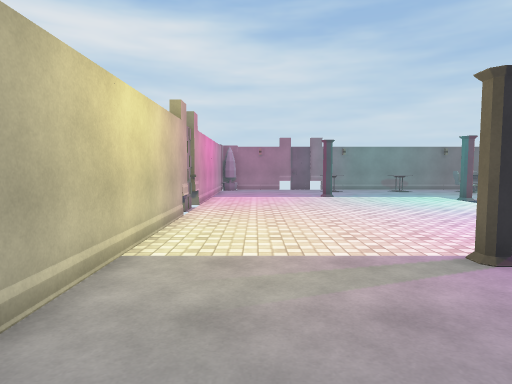
view 1 (above)

24 first-person views from a walk through a scene from a Unity 3-D project. The camera is 1.5 m above the floor, tilts 4° down and sees 75° across. The floor is counted in squares, 1 m on a side. Each view is taken from the middle of a square. On the plan, view 1 faces up. The plan holds only what a view shows up to about 15 squares ahead; the rest is blank. The place goes on beyond the plan. Some animated figures are left out. Some surface patterns are stand-ins.

view 2
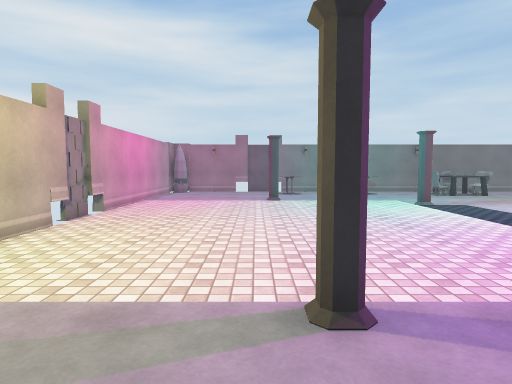

view 3
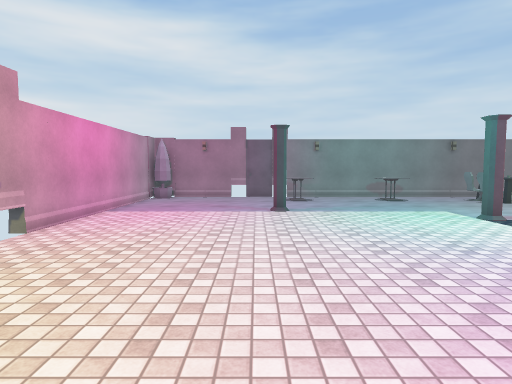

view 4
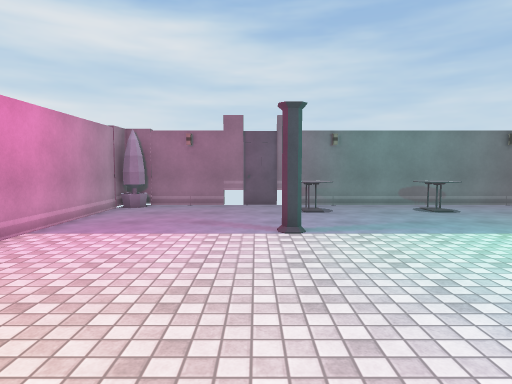

view 5
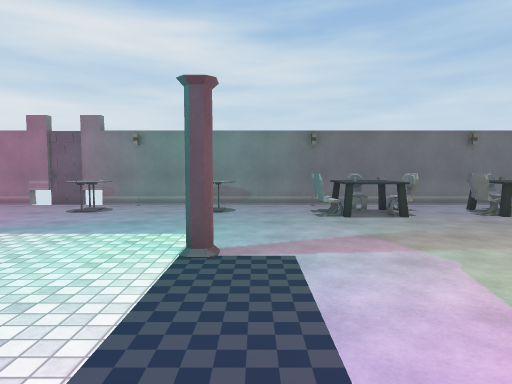

view 6
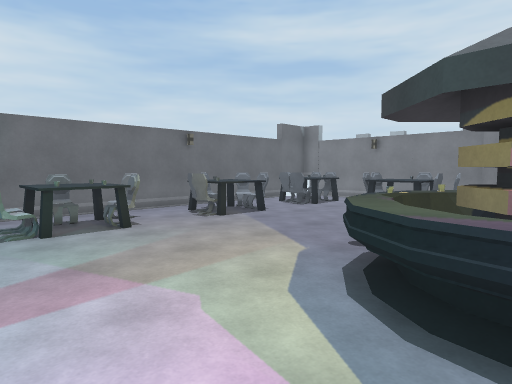

view 7
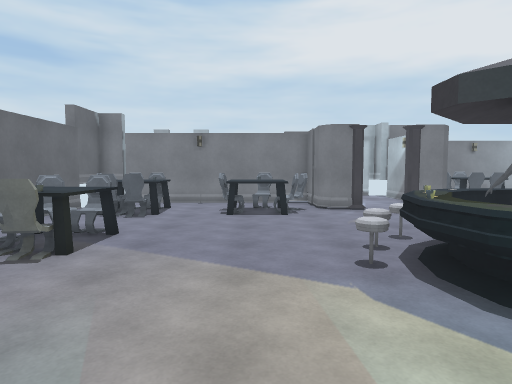

view 8
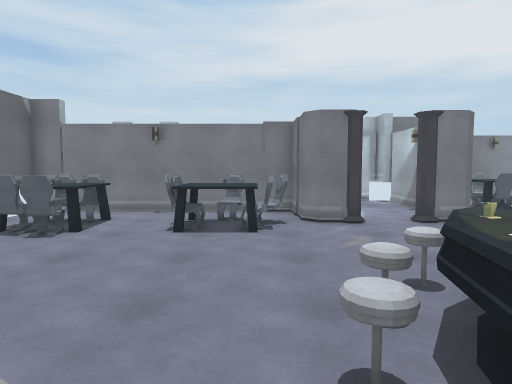

view 9
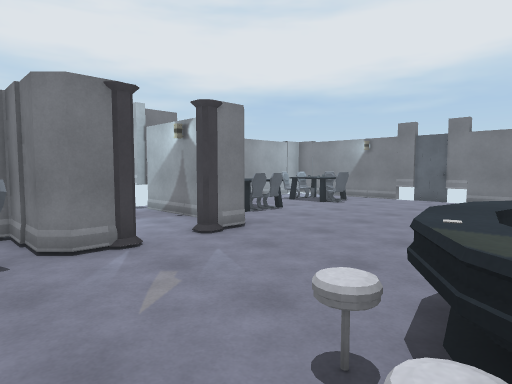

view 10
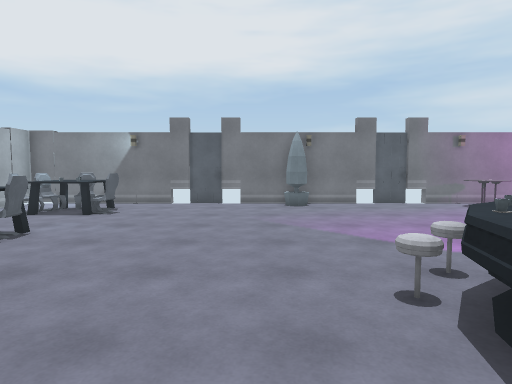

view 11
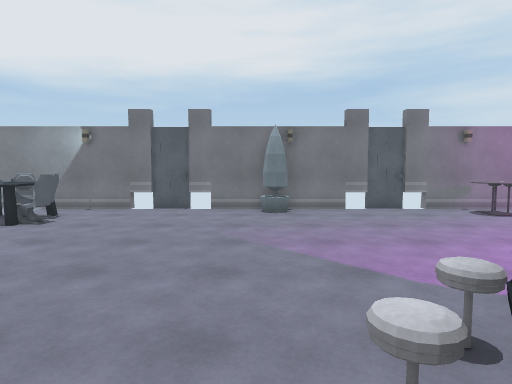

view 12
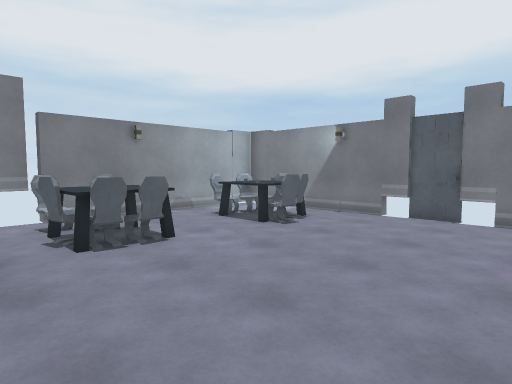

view 13
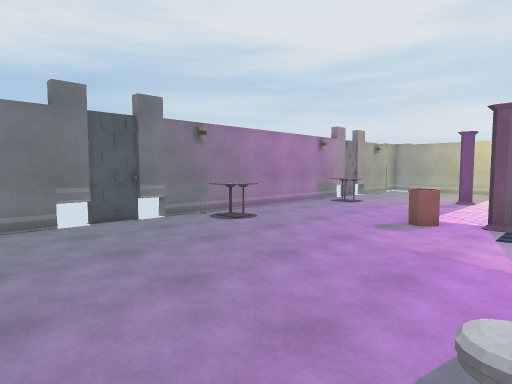

view 14
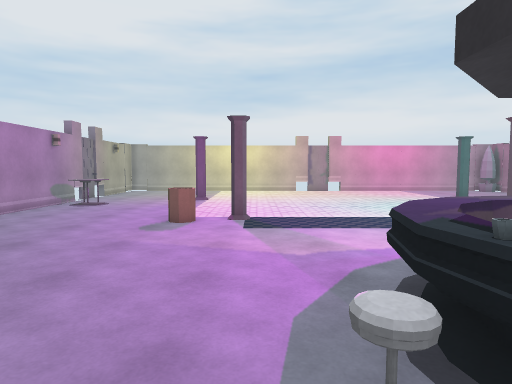

view 15
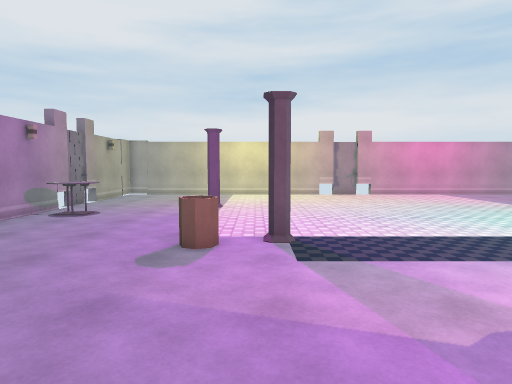

view 16
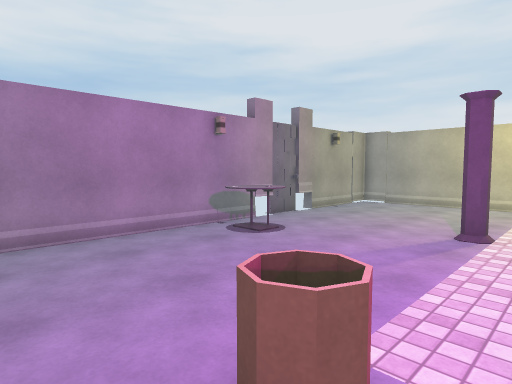

view 17
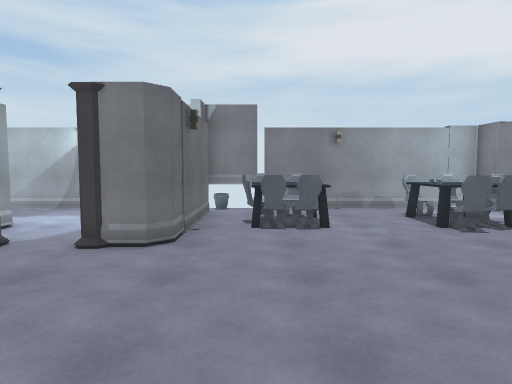

view 18
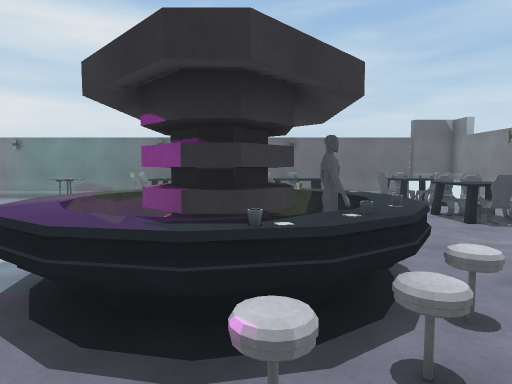

view 19
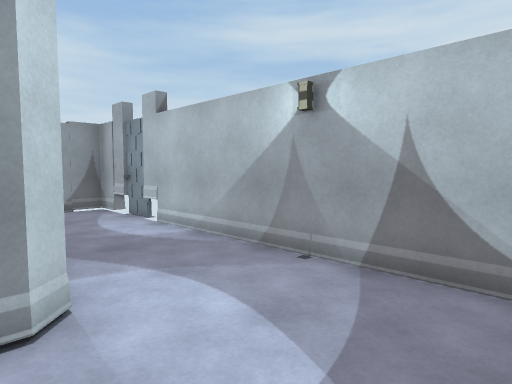

view 20
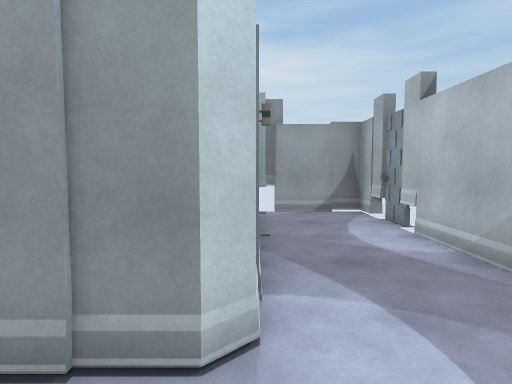

view 21
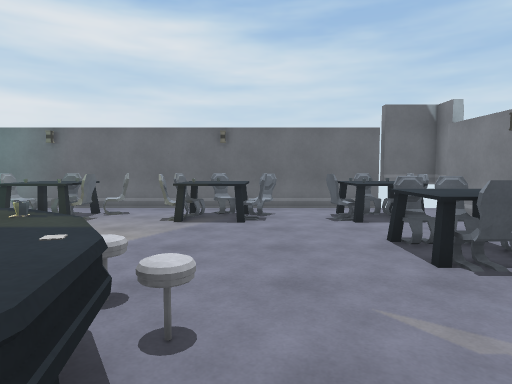

view 22
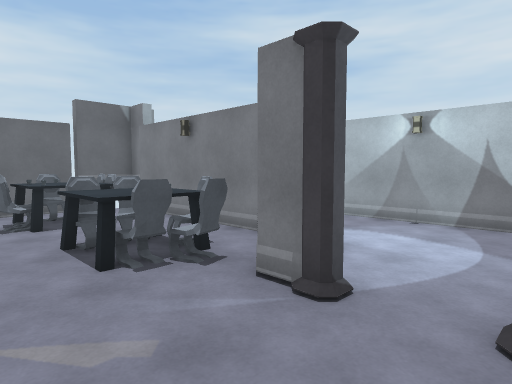

view 23
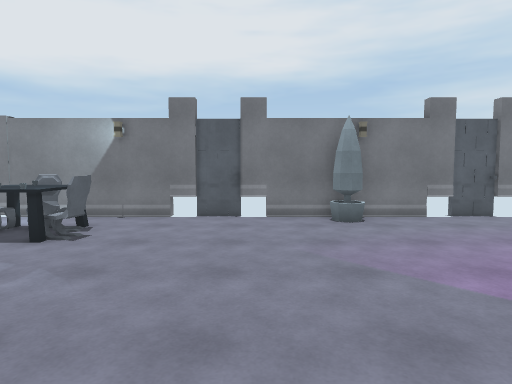

view 24
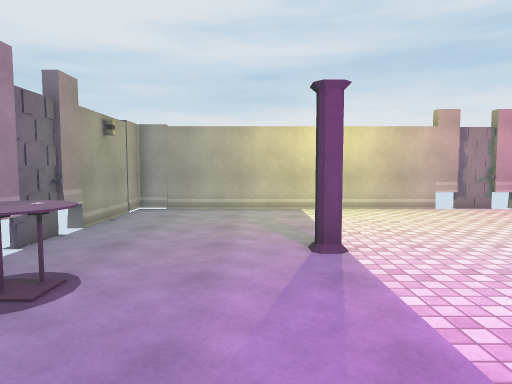

### Floor plan
Points are (right, up) in squares from view 1. A wall is a line through its corners. A room is listed if a view was taken in it or the views show most of it. See-through windows are left out.
Room 1 (views 1, 2, 3, 4, 5, 6, 7, 8, 9, 10, 11, 12, 13, 14, 15, 16, 17, 18, 19, 20, 21, 22, 23, 24)
walls: (19.1, 11.8) (19, 12.5); (19.3, 12) (19, 11.8) (19.1, 12.7); (14.7, -0.2) (14.7, -0.8); (25.3, 10) (25.3, 10.6); (25.3, 13.4) (25.3, 14.2) (25.7, 14.6) (27.7, 14.6) (27.7, 22.8); (27.5, 10) (30.9, 10); (27.6, 14.3) (26.1, 14.3); (28.1, 14.8) (27.7, 14.4); (30.7, 9.7) (26.4, 9.7); (25.8, 23.7) (-2.4, 23.7) (-2.4, -0.4) (31.7, -0.4) (31.7, 7.7); (31.7, 11.5) (31.7, 23.7) (28.6, 23.7); (31.9, 7.7) (31.9, 9.9); (28, 22.9) (28, 23.9) (26, 23.9); (28.8, 23.9) (28.3, 23.9)
low walls: (-2.2, 13.7) (-2.7, 13.7)
ways out: gap at (26, 24); gap at (32, 8)
objects: plant (-2, 23); pillar (4, 5); pillar (4, 18); other object (5, 0) to (7, 2); other object (5, 21) to (6, 22); other object (9, 21) to (10, 23); other object (10, 6) to (11, 6); pillar (10, 7); pillar (10, 16); other object (13, 0) to (14, 2); chair (13, 21); chair (13, 22); other object (14, 20) to (16, 22); chair (14, 22) to (15, 22); other object (15, 10) to (17, 14); chair (16, 21); other object (17, 11) to (18, 13); chair (17, 22); stool (18, 9); other object (18, 10); stool (18, 15); chair (18, 21); stool (19, 9); other object (19, 10); other object (19, 11) to (20, 13); other object (19, 14); stool (19, 15); other object (19, 20) to (20, 21); chair (19, 22); plant (20, 0); stool (20, 10); other object (20, 11); other object (20, 13); stool (20, 14); chair (20, 22); chair (21, 21); chair (21, 22); chair (23, 21); chair (24, 16) to (25, 16); other object (24, 17) to (26, 18); chair (24, 18); other object (24, 20) to (25, 21); chair (24, 22); pillar (25, 11); pillar (25, 13); chair (25, 15); chair (25, 18); chair (25, 22); chair (26, 16) to (26, 17); chair (26, 21); chair (26, 22); chair (27, 2); chair (27, 3); chair (27, 7); chair (28, 1); other object (28, 2) to (29, 3); other object (28, 6) to (29, 7); chair (28, 8) to (29, 8); chair (30, 2); chair (30, 3); chair (30, 7); chair (31, 8)

Where each view was taken, in squares from view 1:
view 1: 0 up, 0 right, facing up
view 2: 2 up, 3 right, facing up
view 3: 6 up, 3 right, facing up
view 4: 10 up, 3 right, facing up
view 5: 10 up, 11 right, facing up
view 6: 12 up, 12 right, facing up-right
view 7: 17 up, 13 right, facing right
view 8: 16 up, 16 right, facing right
view 9: 16 up, 19 right, facing down-right
view 10: 14 up, 22 right, facing down
view 11: 12 up, 21 right, facing down
view 12: 10 up, 21 right, facing down-right
view 13: 9 up, 20 right, facing down-left
view 14: 8 up, 20 right, facing left
view 15: 7 up, 17 right, facing left
view 16: 7 up, 12 right, facing down-left
view 17: 8 up, 19 right, facing right
view 18: 7 up, 18 right, facing up
view 19: 11 up, 27 right, facing up-right
view 20: 12 up, 28 right, facing up
view 21: 11 up, 21 right, facing up
view 22: 11 up, 22 right, facing up-right
view 23: 10 up, 23 right, facing down
view 24: 4 up, 10 right, facing left
